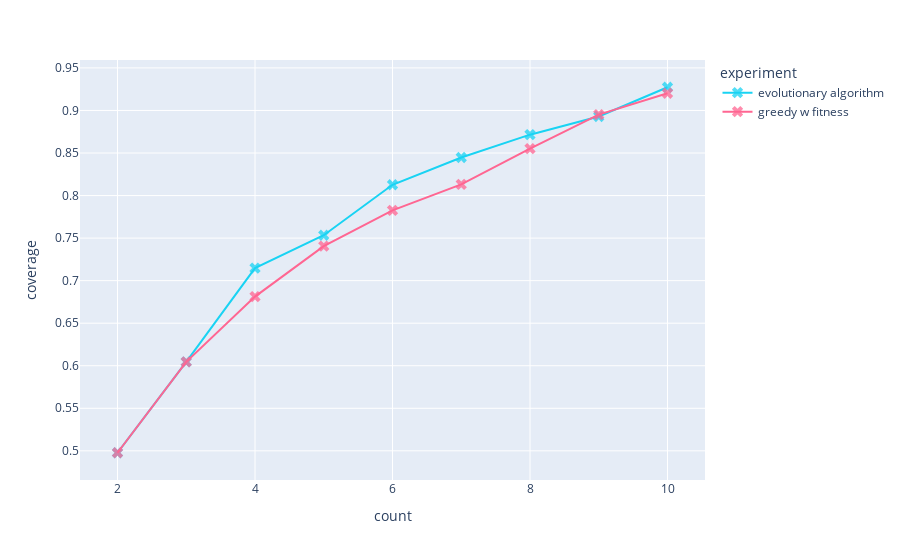

Write notebook code for a chart like this one.
### Code cell
f.sort_values(by=['count'], inplace=True)

fig = px.line(f, x="count", y="coverage",
              color_discrete_map={
                  "random initial": "grey",
                  "greedy best first": "orange",
                  "greedy weighted": "yellow",
                  "GA 1": "blue",
                  "GA 6": "purple"
              },
              color=f["experiment"],
              markers=True
             )

fig.update_traces(marker=dict(size=10, opacity=0.75, symbol='x')) #colorscale='temps', color=f["source"], opacity=0.75))
fig.show()

### Figure 1 — Plotly figure (JSON) as saved in the notebook; plotly's stock layout.template omitted (floating-point values rounded to 4 significant figures)
{"data": [{"hovertemplate": "experiment=evolutionary algorithm<br>count=%{x}<br>coverage=%{y}<extra></extra>", "legendgroup": "evolutionary algorithm", "line": {"color": "#19d3f3", "dash": "solid"}, "marker": {"opacity": 0.75, "size": 10, "symbol": "x"}, "mode": "markers+lines", "name": "evolutionary algorithm", "orientation": "v", "showlegend": true, "type": "scatter", "x": [2, 3, 4, 5, 6, 7, 8, 9, 10], "xaxis": "x", "y": [0.4977, 0.6045, 0.7147, 0.7534, 0.8127, 0.8448, 0.8716, 0.8929, 0.9273], "yaxis": "y"}, {"hovertemplate": "experiment=greedy w fitness<br>count=%{x}<br>coverage=%{y}<extra></extra>", "legendgroup": "greedy w fitness", "line": {"color": "#FF6692", "dash": "solid"}, "marker": {"opacity": 0.75, "size": 10, "symbol": "x"}, "mode": "markers+lines", "name": "greedy w fitness", "orientation": "v", "showlegend": true, "type": "scatter", "x": [2, 3, 4, 5, 6, 7, 8, 9, 10], "xaxis": "x", "y": [0.4977, 0.6045, 0.6813, 0.7406, 0.7826, 0.8131, 0.8552, 0.8952, 0.9203], "yaxis": "y"}], "layout": {"legend": {"title": {"text": "experiment"}, "tracegroupgap": 0}, "margin": {"t": 60}, "xaxis": {"anchor": "y", "domain": [0, 1], "title": {"text": "count"}}, "yaxis": {"anchor": "x", "domain": [0, 1], "title": {"text": "coverage"}}}}
